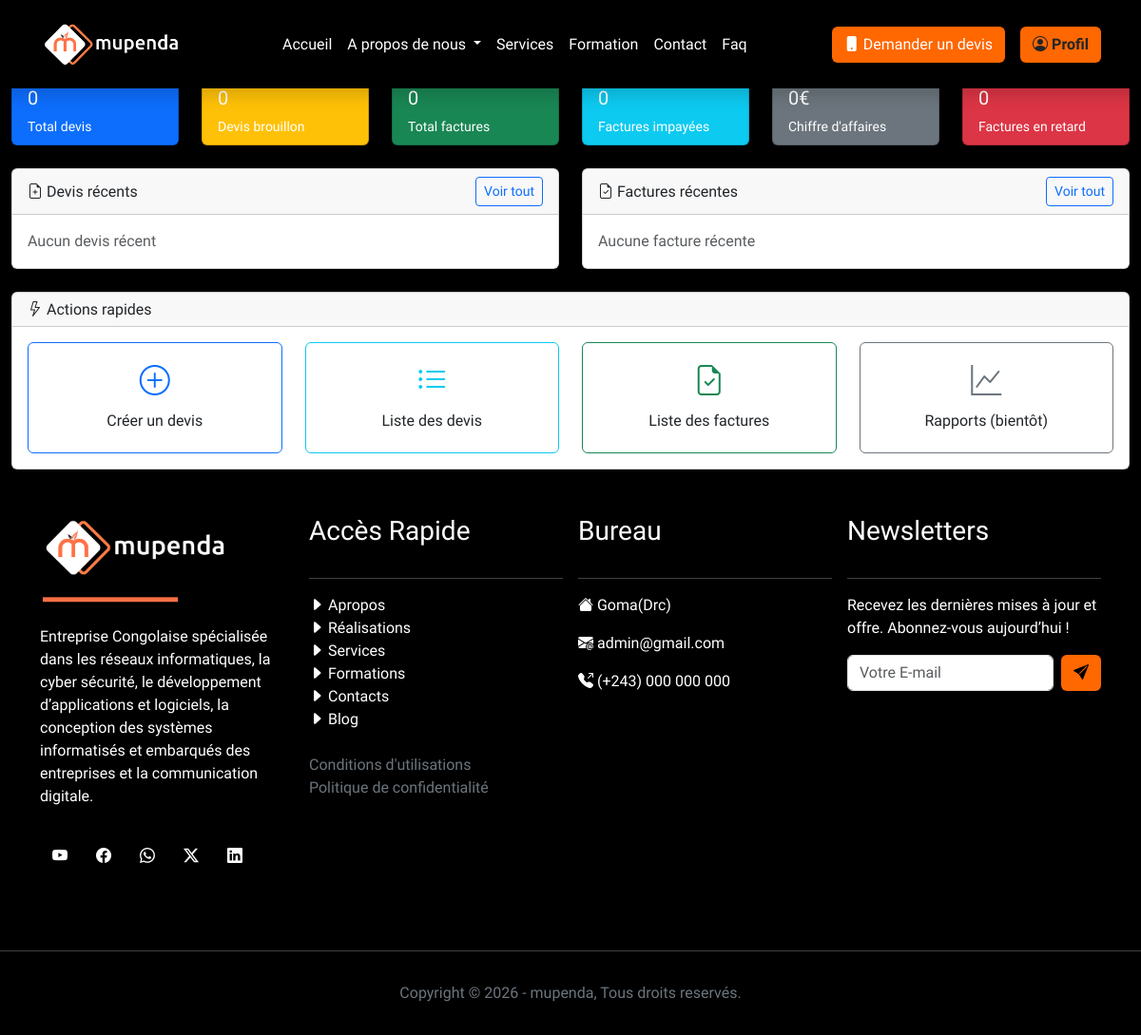
Page /administration/facturation/ (signed in) on the earlier database version.
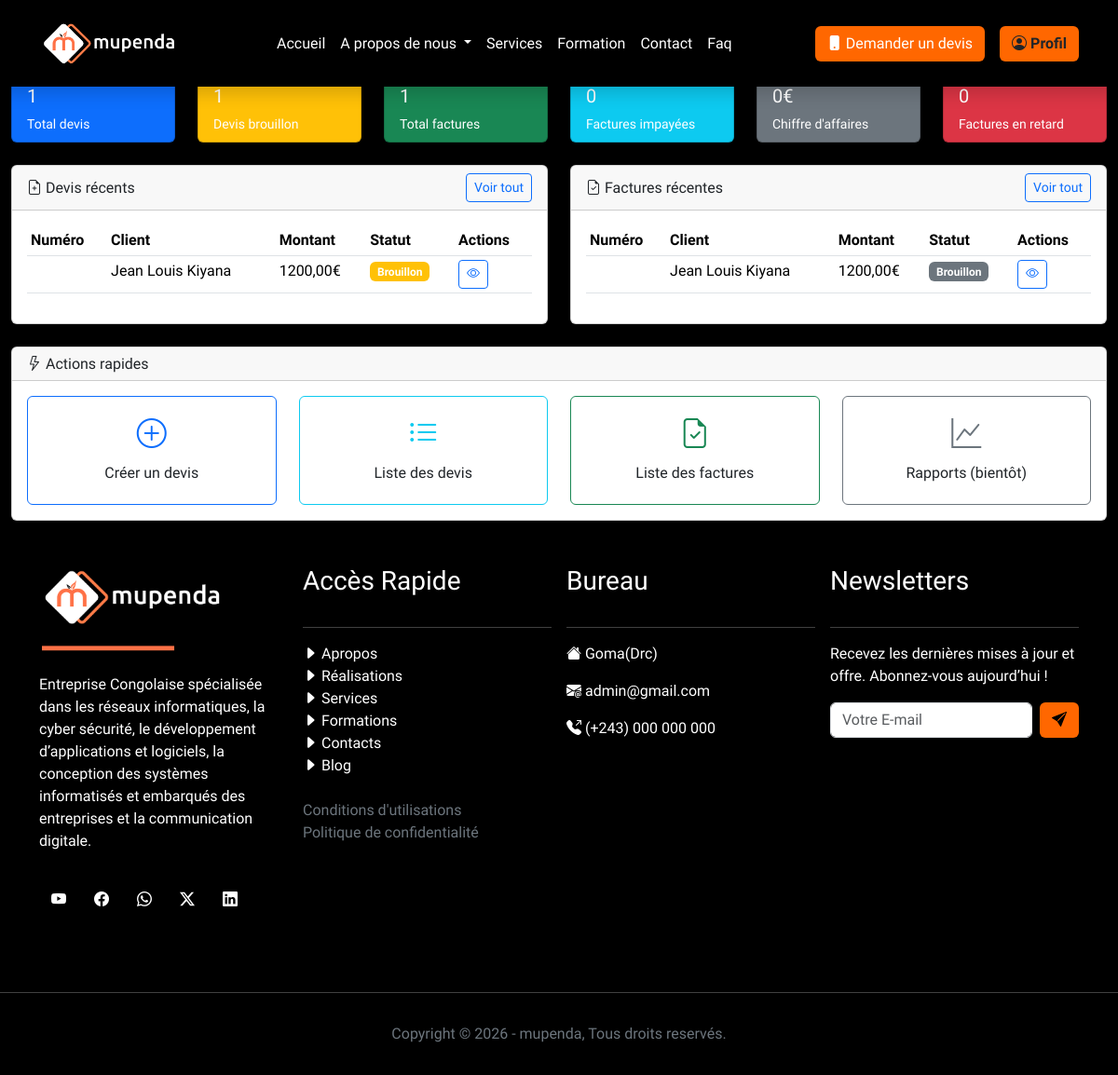
Same page on the later database version.
### MupendaApp/models.py (models this page shows, shortened)
class Devis(models.Model):
    STATUT_CHOICES = [
        ('BROUILLON', 'Brouillon'),
        ('ENVOYE', 'Envoyé'),
        ('ACCEPTE', 'Accepté'),
        ('REFUSE', 'Refusé'),
        ('EXPIRE', 'Expiré'),
    ]
    numero = models.CharField(max_length=50, unique=True)
    client = models.ForeignKey(Client, on_delete=models.CASCADE, related_name='devis')
    projet = models.ForeignKey(Projet, on_delete=models.CASCADE, related_name='devis', null=True, blank=True)
    date_emission = models.DateField(auto_now_add=True)
    date_validite = models.DateField()
    montant_ht = models.DecimalField(max_digits=10, decimal_places=2)
    montant_tva = models.DecimalField(max_digits=10, decimal_places=2, default=0)
    montant_ttc = models.DecimalField(max_digits=10, decimal_places=2)
    statut = models.CharField(max_length=20, choices=STATUT_CHOICES, default='BROUILLON')
    notes = models.TextField(blank=True)
    conditions_paiement = models.TextField(default="Paiement à 30 jours")
    cree_par = models.ForeignKey(
        settings.AUTH_USER_MODEL,
        on_delete=models.SET_NULL,
        null=True,
        related_name='devis_crees'
    )
    cree_le = models.DateTimeField(auto_now_add=True)
    modifie_le = models.DateTimeField(auto_now=True)
    class Meta:
        ordering = ['-date_emission']
        verbose_name = "Devis"
        verbose_name_plural = "Devis"

class Client(models.Model):
    TYPE_CLIENT_CHOICES = [
        ('PME', 'PME'),
        ('STARTUP', 'Startup'),
        ('GRAND_COMPTE', 'Grand Compte'),
        ('PARTICULIER', 'Particulier'),
    ]
    STATUT_CLIENT_CHOICES = [
        ('PROSPECT', 'Prospect'),
        ('ACTIF', 'Actif'),
        ('INACTIF', 'Inactif'),
        ('ARCHIVE', 'Archivé'),
    ]
    nom = models.CharField(max_length=100)
    adresse = models.CharField(max_length=255)
    email = models.EmailField(unique=True)
    telephone = models.CharField(max_length=20, blank=True, null=True)
    type_client = models.CharField(max_length=20, choices=TYPE_CLIENT_CHOICES, default='PARTICULIER')
    statut_client = models.CharField(max_length=20, choices=STATUT_CLIENT_CHOICES, default='PROSPECT')
    siret = models.CharField(max_length=14, blank=True, null=True, help_text="Numéro SIRET pour les entreprises")
    secteur_activite = models.CharField(max_length=100, blank=True, null=True)
    site_web = models.URLField(blank=True, null=True)
    notes = models.TextField(blank=True, null=True)
    responsable_compte = models.ForeignKey(
        settings.AUTH_USER_MODEL,
        on_delete=models.SET_NULL,
        null=True,
        related_name='clients_geres'
    )
    date_creation = models.DateTimeField(auto_now_add=True)
    date_maj = models.DateTimeField(auto_now=True)
    class Meta:
        ordering = ['-date_creation']
        verbose_name = "Client"
        verbose_name_plural = "Clients"

class Facture(models.Model):
    STATUT_CHOICES = [
        ('BROUILLON', 'Brouillon'),
        ('ENVOYEE', 'Envoyée'),
        ('PAYEE', 'Payée'),
        ('EN_RETARD', 'En retard'),
        ('ANNULEE', 'Annulée'),
    ]
    numero = models.CharField(max_length=50, unique=True)
    devis = models.OneToOneField(Devis, on_delete=models.SET_NULL, null=True, blank=True, related_name='facture')
    client = models.ForeignKey(Client, on_delete=models.CASCADE, related_name='factures')
    projet = models.ForeignKey(Projet, on_delete=models.CASCADE, related_name='factures', null=True, blank=True)
    date_emission = models.DateField(auto_now_add=True)
    date_echeance = models.DateField()
    montant_ht = models.DecimalField(max_digits=10, decimal_places=2)
    montant_tva = models.DecimalField(max_digits=10, decimal_places=2, default=0)
    montant_ttc = models.DecimalField(max_digits=10, decimal_places=2)
    statut = models.CharField(max_length=20, choices=STATUT_CHOICES, default='BROUILLON')
    date_paiement = models.DateField(null=True, blank=True)
    mode_paiement = models.CharField(max_length=50, blank=True)
    notes = models.TextField(blank=True)
    cree_par = models.ForeignKey(
        settings.AUTH_USER_MODEL,
        on_delete=models.SET_NULL,
        null=True,
        related_name='factures_crees'
    )
    cree_le = models.DateTimeField(auto_now_add=True)
    modifie_le = models.DateTimeField(auto_now=True)
    class Meta:
        ordering = ['-date_emission']
        verbose_name = "Facture"
        verbose_name_plural = "Factures"

### MupendaApp/views.py (the view)
# urls.py: path('administration/facturation/', views.FacturationView, name='facturation'),
@login_required
def FacturationView(request):
    stats = {
        'total_devis': Devis.objects.count(),
        'devis_en_attente': Devis.objects.filter(statut='BROUILLON').count(),
        'total_factures': Facture.objects.count(),
        'factures_impayees': Facture.objects.filter(statut='ENVOYEE').count(),
        'chiffre_affaires': Facture.objects.filter(statut='PAYEE').aggregate(total=Sum('montant_ttc'))['total'] or 0,
        'factures_en_retard': Facture.objects.filter(statut='EN_RETARD').count(),
    }
    devis_recents = Devis.objects.select_related('client', 'projet').order_by('-date_emission')[:5]
    factures_recentes = Facture.objects.select_related('client', 'projet').order_by('-date_emission')[:5]
    return render(request, 'administration/facturation/index_facturation.html', {
        'stats': stats,
        'devis_recents': devis_recents,
        'factures_recentes': factures_recentes,
    })

### MupendaApp/templates/administration/facturation/index_facturation.html (shortened to what the changed rows need)
{% extends "base.html" %}
{% load static %}
{% block content %}
<div class="container-fluid">
    <div class="d-flex justify-content-between align-items-center mb-4">
        <div>
            <h1 class="h3 mb-0">
            </h1>
        </div>
    </div>
    <div class="row mb-4">
        <div class="col-md-2">
            <div class="card bg-primary text-white">
                <div class="card-body py-2">
                    <h5 class="card-title">{{ stats.total_devis }}</h5>
                    <p class="card-text small mb-0">Total devis</p>
                </div>
            </div>
        </div>
        <div class="col-md-2">
            <div class="card bg-warning text-white">
                <div class="card-body py-2">
                    <h5 class="card-title">{{ stats.devis_en_attente }}</h5>
                    <p class="card-text small mb-0">Devis brouillon</p>
                </div>
            </div>
        </div>
        <div class="col-md-2">
            <div class="card bg-success text-white">
                <div class="card-body py-2">
                    <h5 class="card-title">{{ stats.total_factures }}</h5>
                    <p class="card-text small mb-0">Total factures</p>
                </div>
            </div>
        </div>
    </div>
    <div class="row mb-4">
        <div class="col-md-6">
            <div class="card">
                <div class="card-body">
                    {% if devis_recents %}
                        <div class="table-responsive">
                            <table class="table table-sm">
                                <thead>
                                    <tr>
                                        <th>Numéro</th>
                                        <th>Client</th>
                                        <th>Montant</th>
                                        <th>Statut</th>
                                        <th>Actions</th>
                                    </tr>
                                </thead>
                                <tbody>
                                    {% for devis in devis_recents %}
                                    <tr>
                                        <td>{{ devis.numero }}</td>
                                        <td>{{ devis.client.nom }}</td>
                                        <td>{{ devis.montant_ttc|floatformat:2 }}€</td>
                                        <td>
                                            <span class="badge bg-{% if devis.statut == 'BROUILLON' %}warning{% elif devis.statut == 'ACCEPTE' %}success{% elif devis.statut == 'REFUSE' %}danger{% else %}secondary{% endif %}">
                                                {{ devis.get_statut_display }}
                                            </span>
                                        </td>
                                        <td>
                                            <a href="{% url 'fiche_devis' devis.id %}" class="btn btn-sm btn-outline-primary">
                                                <i class="bi bi-eye"></i>
                                            </a>
                                        </td>
                                    </tr>
                                    {% endfor %}
                                </tbody>
                            </table>
                        </div>
                    {% else %}
                        <p class="text-muted mb-0">Aucun devis récent</p>
                    {% endif %}
                </div>
            </div>
        </div>
        <div class="col-md-6">
            <div class="card">
                <div class="card-body">
                    {% if factures_recentes %}
                        <div class="table-responsive">
                            <table class="table table-sm">
                                <thead>
                                    <tr>
                                        <th>Numéro</th>
                                        <th>Client</th>
                                        <th>Montant</th>
                                        <th>Statut</th>
                                        <th>Actions</th>
                                    </tr>
                                </thead>
                                <tbody>
                                    {% for facture in factures_recentes %}
                                    <tr>
                                        <td>{{ facture.numero }}</td>
                                        <td>{{ facture.client.nom }}</td>
                                        <td>{{ facture.montant_ttc|floatformat:2 }}€</td>
                                        <td>
                                            <span class="badge bg-{% if facture.statut == 'ENVOYEE' %}warning{% elif facture.statut == 'PAYEE' %}success{% elif facture.statut == 'EN_RETARD' %}danger{% else %}secondary{% endif %}">
                                                {{ facture.get_statut_display }}
                                            </span>
                                        </td>
                                        <td>
                                            <a href="{% url 'fiche_facture' facture.id %}" class="btn btn-sm btn-outline-primary">
                                                <i class="bi bi-eye"></i>
                                            </a>
                                        </td>
                                    </tr>
                                    {% endfor %}
                                </tbody>
                            </table>
                        </div>
                    {% else %}
                        <p class="text-muted mb-0">Aucune facture récente</p>
                    {% endif %}
                </div>
            </div>
        </div>
    </div>
</div>
{% endblock %}

Differences in the rows shown:
added Devis: client.nom "Jean Louis Kiyana", montant_ttc "1200,00", statut "Brouillon"
added Facture: client.nom "Jean Louis Kiyana", montant_ttc "1200,00", statut "Brouillon"
Other differences:
{{ stats.total_devis }}: "0" → "1"
{{ stats.devis_en_attente }}: "0" → "1"
{{ stats.total_factures }}: "0" → "1"
text no longer shown: "Aucun devis récent Aucune facture récente"
text now shown: "Numéro Client Montant Statut Actions Numéro Client Montant Statut Actions"
